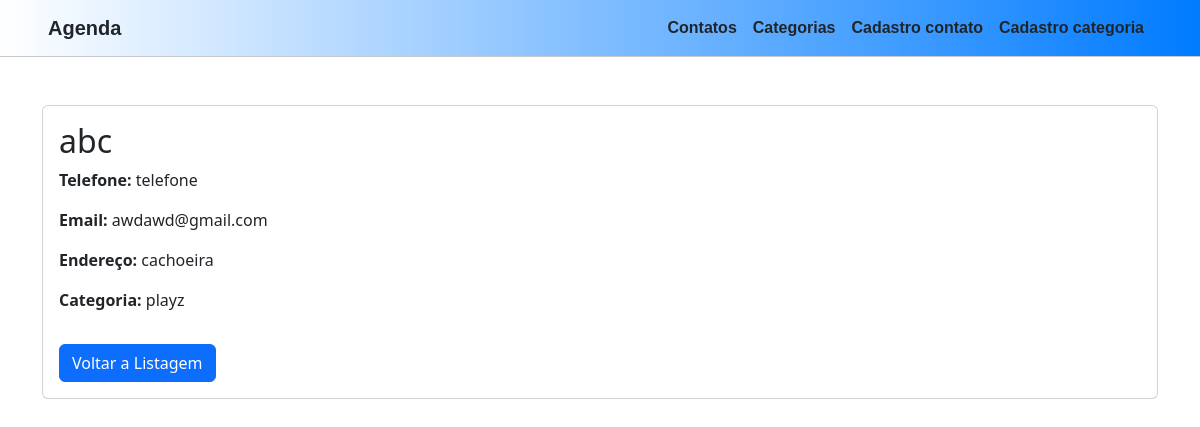
/contato/detalhes/3/ (signed in), run on the app's committed database.
### myapp/models.py (models this page shows, shortened)
class Contato(models.Model):
    nome = models.CharField(max_length=200, verbose_name="Nome")
    telefone = models.CharField(max_length=15, verbose_name="Telefone")
    email = models.EmailField(verbose_name="Email", blank=True, null=True)
    endereco = models.CharField(max_length=255, verbose_name="Endereço")
    categoria = models.ForeignKey(Categoria, on_delete=models.CASCADE, verbose_name="Categoria")
    imagem = models.ImageField(blank=True, null=True, verbose_name="Imagem")
    class Meta:
        verbose_name = "Contato"
        verbose_name_plural = "Contatos"
        ordering = ["nome"]

class Categoria(models.Model):
    nome = models.CharField(max_length=200, verbose_name="Nome")
    def __str__(self):
        return self.nome

### myapp/views.py (the view)
# urls.py: path('contato/detalhes/<int:pk>/',views.contato_detalhes_view, name='contato_detalhe'),
@login_required(login_url='login')
def contato_detalhes_view(request, pk):
    contato = Contato.objects.get(pk=pk)
    return render(request, 'myapp/contato_detalhe.html', {'contato': contato})

### myapp/templates/myapp/contato_detalhe.html (shortened to what this page needs)
<!DOCTYPE html>
<html lang="pt-BR">
<head>
    <link href="https://cdn.jsdelivr.net/npm/bootstrap@5.3.0/dist/css/bootstrap.min.css" rel="stylesheet">
</head>
<body>
    {% include 'myapp/includes/navbar.html' %}
    <main class="container my-5">
        <div class="card">
            <div class="card-body">
                <h2 class="card-title">{{ contato.nome }}</h2>
                <p class="card-text"><strong>Telefone:</strong> {{ contato.telefone }}</p>
                <p class="card-text"><strong>Email:</strong> {{ contato.email }}</p>
                <p class="card-text"><strong>Endereço:</strong> {{ contato.endereco }}</p>
                <p class="card-text"><strong>Categoria:</strong> {{ contato.categoria }}</p>
                <a href="{% url 'listagem_contatos' %}" class="btn btn-primary mt-3">Voltar a Listagem</a>
                </div>
        </div>
    </main>
</body>
</html>

### data on the page
Contato: nome "abc", telefone "telefone", email "awdawd@gmail.com", endereco "cachoeira", categoria "playz"
